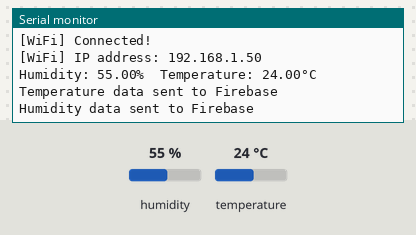
This sketch was run on a simulated ESP32. Shown: the last lines printed to the serial monitor. The test bench sets the inputs (shaded band); at power-on: humidity 55 %, temperature 24 °C. WiFi joins after 1.5 s; servers stay silent unless stated.

Above: at 2.7 s.
2.8 s: humidity set to 22 %
At 6.99 s:
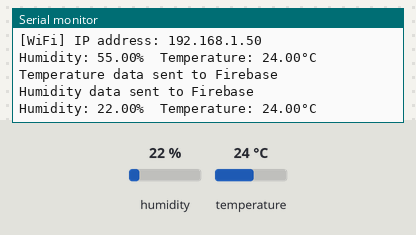
8.8 s: temperature set to 12 °C
At 12.46 s:
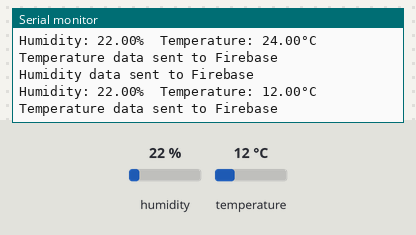
14.8 s: humidity set to 40 %
At 18.4 s:
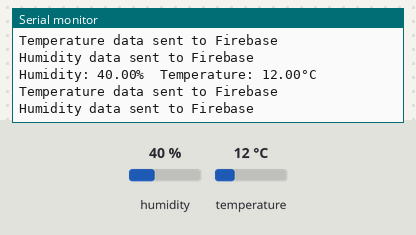
Timing chart, 0 to 19.9 s (numbered marks = the images above; inputs shaded):
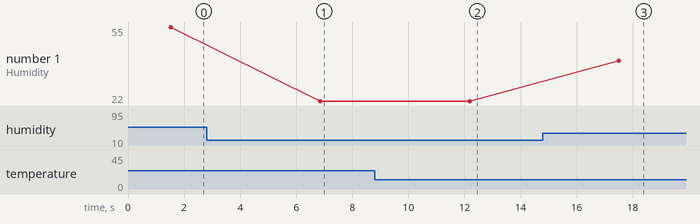

The sketch:

Main.ino
```cpp
#include <WiFi.h>
#include <FirebaseESP32.h>
#include <DHT.h>

#define WIFI_NAME "your-wifi-name"
#define WIFI_PWD "your-wifi-password"
#define FIREBASE_HOST "your-firebase-url"  // Your Firebase URL
#define FIREBASE_AUTH "your-firebase-secret-key" // Your Firebase Authentication Key

// Wi-Fi credentials
const char *ssid = WIFI_NAME;
const char *password = WIFI_PWD;

// Firebase details
FirebaseConfig config;  // Firebase configuration
FirebaseAuth auth;      // Firebase authentication
FirebaseData firebaseData; // Firebase setup

#define DHTPIN 4        // DHT sensor: Pin connected to the DHT sensor
#define DHTTYPE DHT11   // DHT11 or DHT22 sensor type
DHT dht(DHTPIN, DHTTYPE);

void connectToWiFi() {
  Serial.print("[WiFi] Connecting to ");
  Serial.println(ssid);

  WiFi.begin(ssid, password);

  int tryDelay = 500;
  int numberOfTries = 20;

  while (WiFi.status() != WL_CONNECTED && numberOfTries > 0) {
    delay(tryDelay);
    Serial.print(".");
    numberOfTries--;
  }

  if (WiFi.status() == WL_CONNECTED) {
    Serial.println("\n[WiFi] Connected!");
    Serial.print("[WiFi] IP address: ");
    Serial.println(WiFi.localIP());
  } else {
    Serial.println("[WiFi] Failed to connect.");
  }
}

void sendDataToFirebase(float temperature, float humidity) {
  String path = "/sensorData"; // Firebase path where data will be stored

  if (Firebase.setFloat(firebaseData, path + "/temperature", temperature)) {
    Serial.println("Temperature data sent to Firebase");
  } else {
    Serial.println("Failed to send temperature data to Firebase");
    Serial.println(firebaseData.errorReason());
  }

  if (Firebase.setFloat(firebaseData, path + "/humidity", humidity)) {
    Serial.println("Humidity data sent to Firebase");
  } else {
    Serial.println("Failed to send humidity data to Firebase");
    Serial.println(firebaseData.errorReason());
  }
}

void setup() {
  Serial.begin(9600);
  dht.begin();  // Initialize the DHT sensor

  connectToWiFi();  // Attempt to connect to Wi-Fi

  if (WiFi.status() == WL_CONNECTED) {
    // Setup Firebase config and authentication
    config.host = FIREBASE_HOST;
    config.signer.tokens.legacy_token = FIREBASE_AUTH;

    Firebase.begin(&config, &auth);
    Firebase.reconnectWiFi(true);
  }
}

void loop() {
  if (WiFi.status() == WL_CONNECTED) {
    // Read humidity and temperature from DHT sensor
    float humidity = dht.readHumidity();
    float temperatureC = dht.readTemperature();

    if (isnan(humidity) || isnan(temperatureC)) {
      Serial.println("Failed to read from DHT sensor!");
      return;
    }

    // Print readings to Serial Monitor
    Serial.print("Humidity: ");
    Serial.print(humidity);
    Serial.print("%  Temperature: ");
    Serial.print(temperatureC);
    Serial.println("°C");

    // Send data to Firebase
    sendDataToFirebase(temperatureC, humidity);

  } else {
    Serial.println("WiFi not connected. Attempting to reconnect...");
    connectToWiFi();
  }

  delay(5000);  // Delay between sensor readings
}
```

Measured:
- after the input at 2.8 s, the serial monitor: prints a new line after 4.1 s (image 1)
- after the input at 8.8 s, the serial monitor: prints a new line after 3.4 s (image 2)
- after the input at 14.8 s, the serial monitor: prints a new line after 2.7 s (image 3)
- plotted number 1: 55 → 22 after the input at 2.8 s, 22 → 40 after the input at 14.8 s
